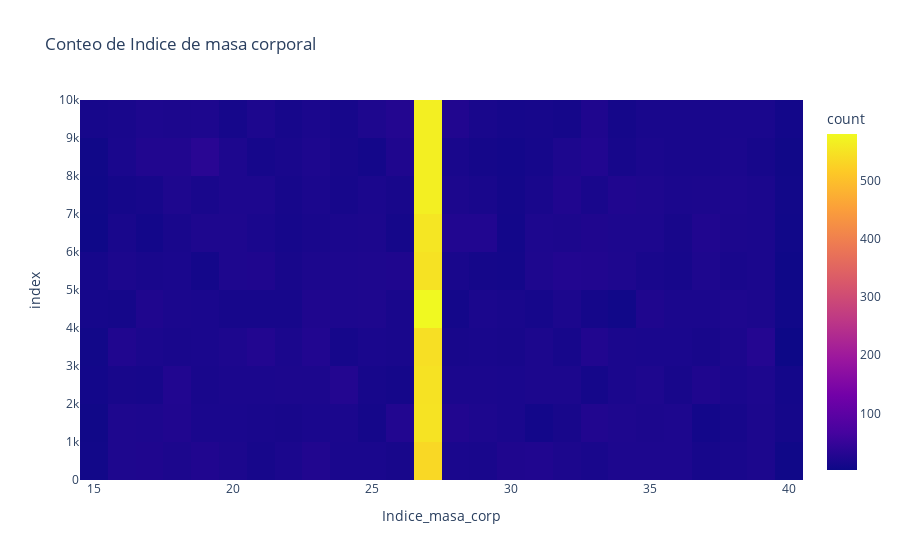

Notebook cell for this chart:
### Code cell
#Graficar kde en plotly
fig3=px.density_heatmap(df,x="Indice_masa_corp",title="Conteo de Indice de masa corporal")
#fig3.update_layout(template="plotly_white")
fig3.show()

### Figure 1 — Plotly figure (JSON) as saved in the notebook; plotly's stock layout.template omitted (floating-point values rounded to 4 significant figures; data arrays with more than 128 entries replaced by an {"elided": "..."} marker saying what was removed)
{"data": [{"coloraxis": "coloraxis", "hovertemplate": "Indice_masa_corp=%{x}<br>index=%{y}<br>count=%{z}<extra></extra>", "name": "", "type": "histogram2d", "x": {"elided": "10000 float values"}, "xaxis": "x", "xbingroup": "x", "y": {"elided": "10000 int values"}, "yaxis": "y", "ybingroup": "y"}], "layout": {"coloraxis": {"colorbar": {"title": {"text": "count"}}, "colorscale": [[0, "#0d0887"], [0.1111, "#46039f"], [0.2222, "#7201a8"], [0.3333, "#9c179e"], [0.4444, "#bd3786"], [0.5556, "#d8576b"], [0.6667, "#ed7953"], [0.7778, "#fb9f3a"], [0.8889, "#fdca26"], [1, "#f0f921"]]}, "legend": {"tracegroupgap": 0}, "title": {"text": "Conteo de Indice de masa corporal"}, "xaxis": {"anchor": "y", "domain": [0, 1], "title": {"text": "Indice_masa_corp"}}, "yaxis": {"anchor": "x", "domain": [0, 1], "title": {"text": "index"}}}}
